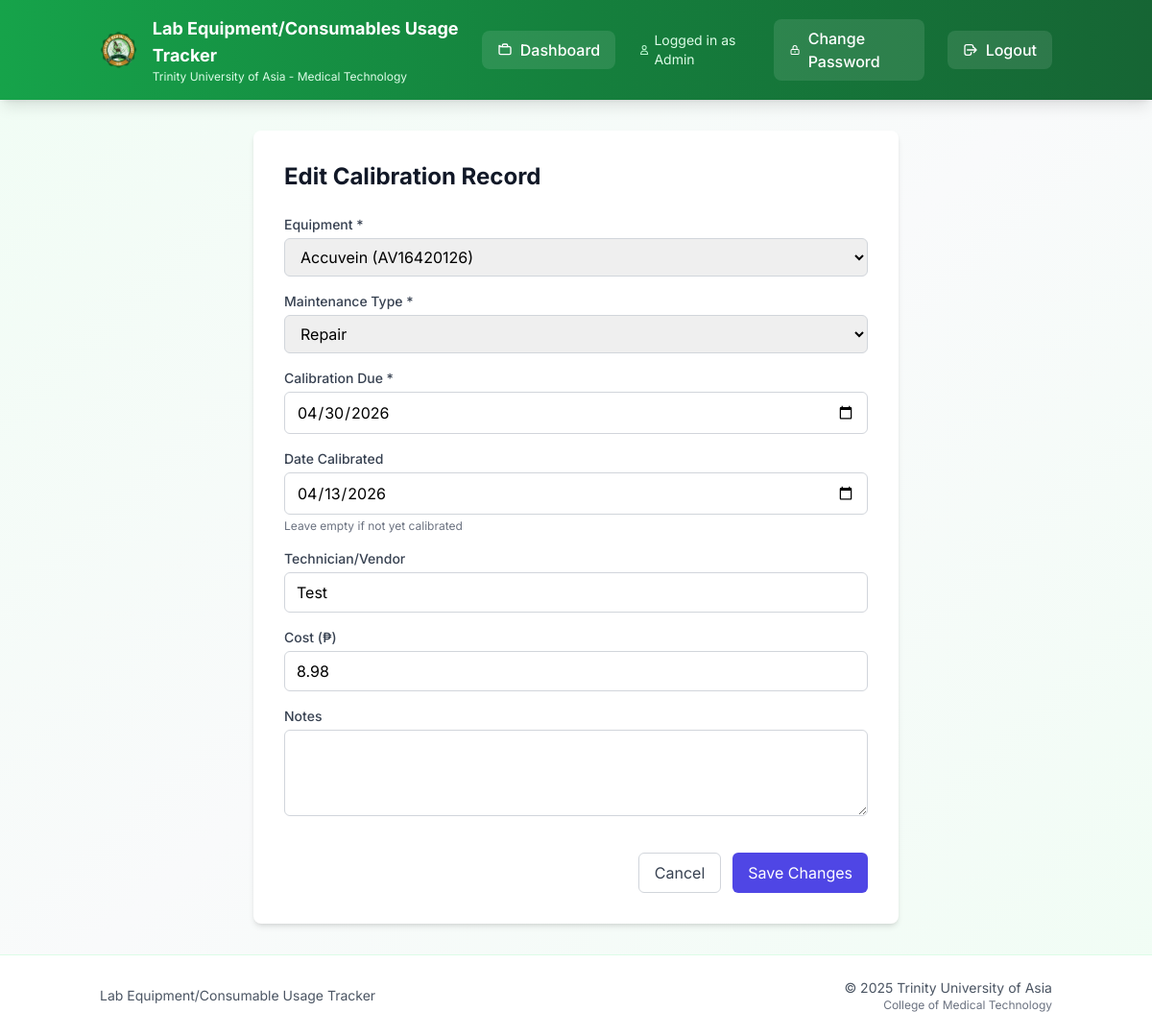
/maintenance/edit/4 (signed in), run on the app's committed database.
### models.py (models this page shows)
class EquipmentMaintenance(db.Model):
    id = db.Column(db.Integer, primary_key=True)
    equipment_id = db.Column(db.Integer, db.ForeignKey('equipment.id'), nullable=False)
    maintenance_type = db.Column(db.String(50), nullable=False)  # 'calibration', 'repair', 'preventive', 'inspection'
    scheduled_date = db.Column(db.Date, nullable=False)
    completed_date = db.Column(db.Date, nullable=True)
    performed_by = db.Column(db.String(200), nullable=True)  # Technician/vendor name
    notes = db.Column(db.Text, nullable=True)
    cost = db.Column(db.Float, nullable=True, default=0.0)
    status = db.Column(db.String(20), nullable=False, default='scheduled')  # 'scheduled', 'completed', 'overdue'
    created_by = db.Column(db.Integer, db.ForeignKey('user.id'), nullable=False)
    created_at = db.Column(db.DateTime, default=db.func.current_timestamp())
    equipment = db.relationship('Equipment', backref='maintenance_records')
    creator = db.relationship('User', backref='maintenance_created')

class Equipment(db.Model):
    id = db.Column(db.Integer, primary_key=True)
    description = db.Column(db.String(200), nullable=False)
    qty = db.Column(db.Integer)
    date_purchased = db.Column(db.String(20))
    serial_number = db.Column(db.String(100))
    brand_name = db.Column(db.String(100))
    model = db.Column(db.String(100))
    remarks = db.Column(db.String(100))
    location = db.Column(db.String(200))
    barcode = db.Column(db.String(50), nullable=True)  # Barcode for quick scanning

### app.py (the view, shortened to what this page needs)
@app.route('/maintenance/edit/<int:id>', methods=['GET', 'POST'])
def edit_maintenance(id):
    if session.get('role') not in ['admin', 'tech']:
        return redirect(url_for('dashboard'))
    record = EquipmentMaintenance.query.get_or_404(id)
    equipment_list = Equipment.query.order_by(Equipment.description).all()
    return render_template('edit_maintenance.html', record=record, equipment=equipment_list)

### templates/edit_maintenance.html (shortened to what this page needs)
{% extends "base.html" %}
{% block content %}
<div class="max-w-2xl mx-auto">
  <div class="bg-white rounded-lg shadow-md p-8">
    <h1 class="text-2xl font-bold text-gray-900 mb-6">Edit Calibration Record</h1>
    <form method="POST" action="{{ url_for('edit_maintenance', id=record.id) }}" class="space-y-4">
      <div>
        <label for="equipment_id" class="block text-sm font-medium text-gray-700 mb-1">Equipment *</label>
        <select name="equipment_id" id="equipment_id" required
                class="w-full px-3 py-2 border border-gray-300 rounded-md focus:ring-indigo-500 focus:border-indigo-500">
          {% for item in equipment %}
          <option value="{{ item.id }}" {% if item.id == record.equipment_id %}selected{% endif %}>
            {{ item.description }} ({{ item.serial_number }})
          </option>
          {% endfor %}
        </select>
      </div>
      <div>
        <label for="maintenance_type" class="block text-sm font-medium text-gray-700 mb-1">Maintenance Type *</label>
        <select name="maintenance_type" id="maintenance_type" required
                class="w-full px-3 py-2 border border-gray-300 rounded-md focus:ring-indigo-500 focus:border-indigo-500">
          <option value="repair" {% if record.maintenance_type == 'repair' %}selected{% endif %}>Repair</option>
        </select>
      </div>
      <div>
        <label for="calibration_due" class="block text-sm font-medium text-gray-700 mb-1">Calibration Due *</label>
        <input type="date" name="calibration_due" id="calibration_due" required
               value="{{ record.scheduled_date.strftime('%Y-%m-%d') }}"
               class="w-full px-3 py-2 border border-gray-300 rounded-md focus:ring-indigo-500 focus:border-indigo-500">
      </div>
      <div>
        <label for="date_calibrated" class="block text-sm font-medium text-gray-700 mb-1">Date Calibrated</label>
        <input type="date" name="date_calibrated" id="date_calibrated"
               value="{{ record.completed_date.strftime('%Y-%m-%d') if record.completed_date else '' }}"
               class="w-full px-3 py-2 border border-gray-300 rounded-md focus:ring-indigo-500 focus:border-indigo-500">
        <p class="text-xs text-gray-500 mt-1">Leave empty if not yet calibrated</p>
      </div>
      <div>
        <label for="performed_by" class="block text-sm font-medium text-gray-700 mb-1">Technician/Vendor</label>
        <input type="text" name="performed_by" id="performed_by" value="{{ record.performed_by or '' }}"
               class="w-full px-3 py-2 border border-gray-300 rounded-md focus:ring-indigo-500 focus:border-indigo-500">
      </div>
      <div>
        <label for="cost" class="block text-sm font-medium text-gray-700 mb-1">Cost (₱)</label>
        <input type="number" name="cost" id="cost" step="0.01" min="0" value="{{ record.cost or 0.0 }}"
               class="w-full px-3 py-2 border border-gray-300 rounded-md focus:ring-indigo-500 focus:border-indigo-500">
      </div>
      <div>
        <label for="notes" class="block text-sm font-medium text-gray-700 mb-1">Notes</label>
        <textarea name="notes" id="notes" rows="3"
                  class="w-full px-3 py-2 border border-gray-300 rounded-md focus:ring-indigo-500 focus:border-indigo-500">{{ record.notes or '' }}</textarea>
      </div>
      <div class="flex justify-end gap-3 pt-4">
        <a href="{{ url_for('maintenance') }}"
           class="px-4 py-2 border border-gray-300 rounded-md text-gray-700 hover:bg-gray-50 transition">
          Cancel
        </a>
        <button type="submit"
                class="px-4 py-2 bg-indigo-600 text-white rounded-md hover:bg-indigo-700 transition">
          Save Changes
        </button>
      </div>
    </form>
  </div>
</div>
{% endblock %}

### templates/base.html (style rules this page uses)
body { font-family: 'Inter', sans-serif; }
* { transition: all 0.2s ease-in-out; }

### data on the page
EquipmentMaintenance: equipment_id "Accuvein (AV16420126)", maintenance_type "Repair", calibration_due "04/30/2026", date_calibrated "04/13/2026", performed_by "Test", cost "8.98"

### other printed values
{{ session.get('role', 'User').title() }} "Admin"
